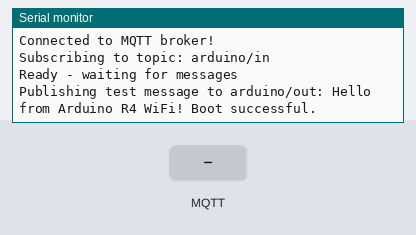
The sketch below on a simulated Arduino Uno R4 WiFi. Parts: the last lines printed to the serial monitor. Inputs (shaded band) come from the test bench. WiFi joins after 1.5 s; servers stay silent unless stated; no MQTT or app messages arrive unless stated; not simulated (calls return 0 or success): credentials.h.

Above: at 2.7 s.
2.8 s: MQTT message "1" arrives on the first subscribed topic
At 3.7 s:
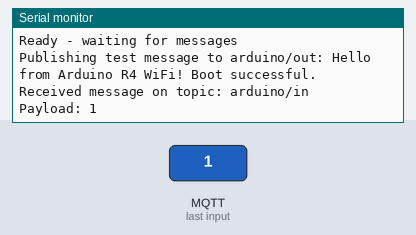
4.3 s: MQTT message "on" arrives on the first subscribed topic
At 4.8 s:
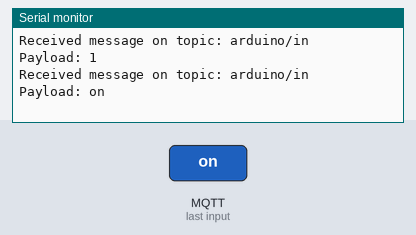
5.8 s: MQTT message "off" arrives on the first subscribed topic
At 7.2 s:
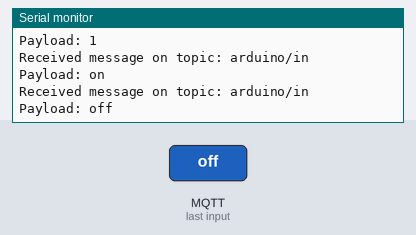

Measured:
- after the input at 2.8 s, the serial monitor: prints a new line at once (image 1)
- after the input at 4.3 s, the serial monitor: prints a new line at once (image 2)
- after the input at 5.8 s, the serial monitor: prints a new line at once (image 3)

The sketch:

MQTTTest.ino
```cpp
// MQTT test sketch for Arduino Uno R4 WiFi
// Connects to HiveMQ Cloud broker via TLS (port 8883).
// TLS is handled by the ESP32-S3 module's firmware (embedded CA bundle).
// Subscribes to a topic and publishes a test message on boot.

#include "WiFiS3.h"
#include "WiFiSSLClient.h"
#include "ArduinoMqttClient.h"

// WiFi credentials
const char ssid[] = "foo";
const char pass[] = "foo";

// MQTT broker settings
const char broker[] = "157f4ec42861480695b95d99a47d8ae4.s1.eu.hivemq.cloud";
const int  port     = 8883;

// MQTT credentials — generated by run.sh from .envrc
#include "credentials.h"

// Topics
const char subscribeTopic[] = "arduino/in";
const char publishTopic[]   = "arduino/out";

int wifiStatus = WL_IDLE_STATUS;

// Use WiFiSSLClient for TLS (ESP32-S3 handles encryption on-chip)
WiFiSSLClient wifiClient;
MqttClient mqttClient(wifiClient);

unsigned long lastPublish = 0;
bool testMessageSent = false;

void printWifiStatus() {
  Serial.print("SSID: ");
  Serial.println(WiFi.SSID());
  Serial.print("IP: ");
  Serial.println(WiFi.localIP());
  Serial.print("RSSI: ");
  Serial.print(WiFi.RSSI());
  Serial.println(" dBm");
  Serial.print("Firmware: ");
  Serial.println(WiFi.firmwareVersion());
}

void onMqttMessage(int messageSize) {
  Serial.print("Received message on topic: ");
  Serial.println(mqttClient.messageTopic());

  Serial.print("Payload: ");
  while (mqttClient.available()) {
    Serial.print((char)mqttClient.read());
  }
  Serial.println();
  Serial.println();
}

void setup() {
  Serial.begin(115200);
  while (!Serial) {
    ; // wait for serial port
  }

  Serial.println("\n=== MQTT Test ===");
  Serial.println("Board: Arduino Uno R4 WiFi");

  // Check for WiFi module
  if (WiFi.status() == WL_NO_MODULE) {
    Serial.println("ERROR: WiFi module not found!");
    while (true) {
      delay(1000);
    }
  }

  String fv = WiFi.firmwareVersion();
  if (fv < WIFI_FIRMWARE_LATEST_VERSION) {
    Serial.println("WARNING: Please upgrade the WiFi firmware");
  }

  // Connect to WiFi
  Serial.print("Connecting to WiFi: ");
  Serial.println(ssid);
  while (wifiStatus != WL_CONNECTED) {
    wifiStatus = WiFi.begin(ssid, pass);
    if (wifiStatus != WL_CONNECTED) {
      delay(2000);
    }
  }

  // Wait for DHCP
  Serial.print("Waiting for IP");
  unsigned long dhcpStart = millis();
  while (WiFi.localIP() == IPAddress(0, 0, 0, 0)) {
    if (millis() - dhcpStart > 30000) {
      Serial.println("\nERROR: DHCP failed");
      while (true) {
        delay(1000);
      }
    }
    delay(500);
    Serial.print('.');
  }
  Serial.println();
  printWifiStatus();

  // Set MQTT client ID
  mqttClient.setId("ArduinoR4-MQTTTest");

  // Set username/password for MQTT authentication
  mqttClient.setUsernamePassword(mqtt_user, mqtt_pass);

  // Set message receive callback
  mqttClient.onMessage(onMqttMessage);

  // Connect to MQTT broker
  Serial.print("Connecting to MQTT broker: ");
  Serial.print(broker);
  Serial.print(":");
  Serial.println(port);

  if (!mqttClient.connect(broker, port)) {
    Serial.print("ERROR: MQTT connection failed! Error code = ");
    Serial.println(mqttClient.connectError());
    while (true) {
      delay(1000);
    }
  }

  Serial.println("Connected to MQTT broker!");

  // Subscribe to topic
  Serial.print("Subscribing to topic: ");
  Serial.println(subscribeTopic);
  mqttClient.subscribe(subscribeTopic);

  Serial.println("Ready - waiting for messages");
  Serial.println();
}

void loop() {
  // Keep the MQTT connection alive and check for incoming messages
  mqttClient.poll();

  // Send a test message once after boot
  if (!testMessageSent) {
    Serial.print("Publishing test message to ");
    Serial.print(publishTopic);
    Serial.print(": ");

    mqttClient.beginMessage(publishTopic);
    mqttClient.print("Hello from Arduino R4 WiFi! Boot successful.");
    mqttClient.endMessage();

    Serial.println("Hello from Arduino R4 WiFi! Boot successful.");
    testMessageSent = true;
  }

  // Optional: publish periodically
  unsigned long now = millis();
  if (now - lastPublish >= 30000) {
    lastPublish = now;

    Serial.print("Publishing heartbeat to ");
    Serial.print(publishTopic);
    Serial.print(": ");

    mqttClient.beginMessage(publishTopic);
    mqttClient.print("Heartbeat - uptime: ");
    mqttClient.print(now / 1000);
    mqttClient.print("s");
    mqttClient.endMessage();

    Serial.print("Heartbeat - uptime: ");
    Serial.print(now / 1000);
    Serial.println("s");
  }
}
```
